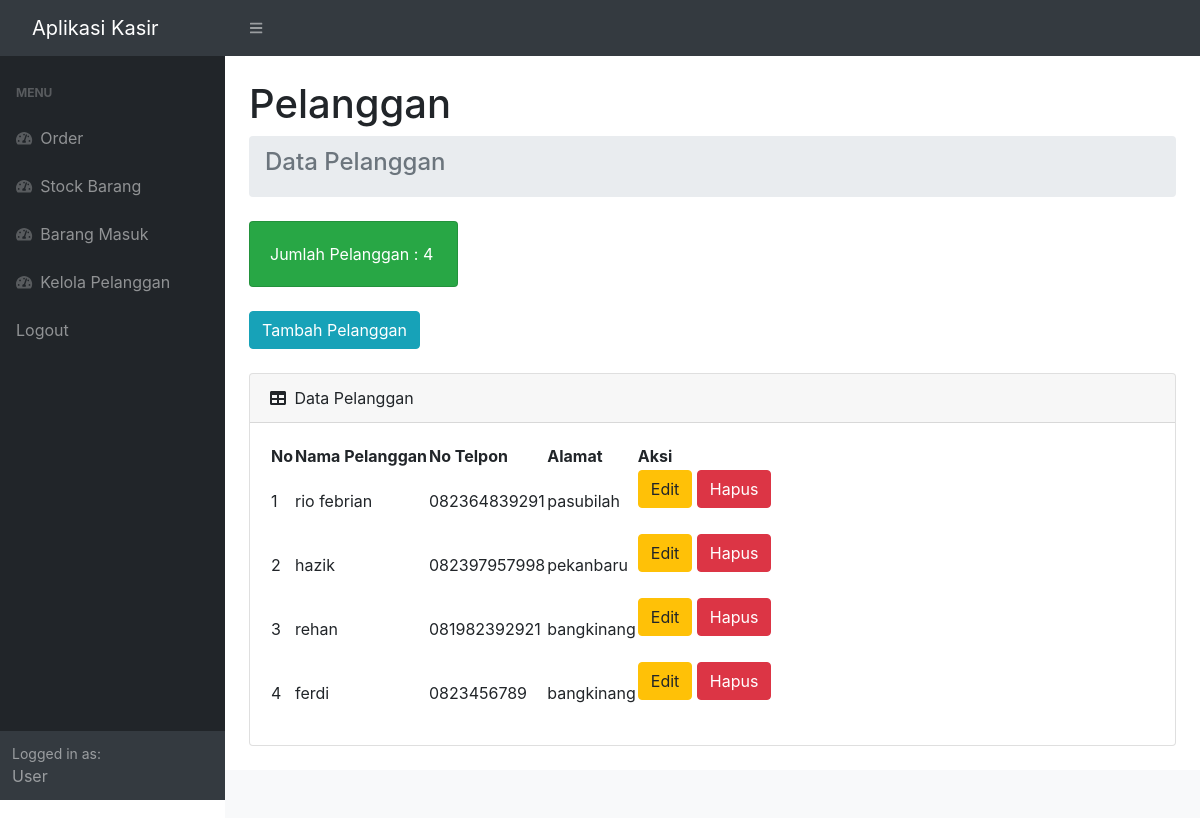
/kasir/pelanggan.php (signed in), run on the app's committed database.
### tables this page shows
CREATE TABLE `pelanggan` (
  `idpelanggan` int(11) NOT NULL,
  `namapelanggan` varchar(30) NOT NULL,
  `notlp` varchar(15) NOT NULL,
  `alamat` text NOT NULL
);

### kasir/pelanggan.php (the view, shortened to what this page needs)
<?php
require 'cek_login.php';
$h1 = mysqli_query($c,"SELECT * FROM pelanggan ");
$h2 = mysqli_num_rows($h1);
 ?>
<!DOCTYPE html>
<html lang="en">
    <head>
        <link href="https://cdn.jsdelivr.net/npm/simple-datatables@latest/dist/style.css" rel="stylesheet" />
        <link href="css/styles.css" rel="stylesheet" />
         <link rel="stylesheet" href="https://cdn.jsdelivr.net/npm/bootstrap@4.6.1/dist/css/bootstrap.min.css">
    </head>
    <body class="sb-nav-fixed">
        <nav class="sb-topnav navbar navbar-expand navbar-dark bg-dark">
            <a class="navbar-brand ps-3" href="index.php">Aplikasi Kasir </a>
            <button class="btn btn-link btn-sm order-1 order-lg-0 me-4 me-lg-0" id="sidebarToggle" href="#!"><i class="fas fa-bars"></i></button>
        </nav>
        <div id="layoutSidenav">
            <div id="layoutSidenav_nav">
                <nav class="sb-sidenav accordion sb-sidenav-dark" id="sidenavAccordion">
                    <div class="sb-sidenav-menu">
                        <div class="nav">
                            <div class="sb-sidenav-menu-heading">menu</div>
                            <a class="nav-link" href="index.php">
                                <div class="sb-nav-link-icon"><i class="fas fa-tachometer-alt"></i></div>
                                Order
                            </a>
                            <a class="nav-link" href="stock.php">
                                <div class="sb-nav-link-icon"><i class="fas fa-tachometer-alt"></i></div>
                                Stock Barang
                            </a>
                            <a class="nav-link" href="masuk.php">
                                <div class="sb-nav-link-icon"><i class="fas fa-tachometer-alt"></i></div>
                                Barang Masuk
                            </a>
                            <a class="nav-link" href="pelanggan.php">
                                <div class="sb-nav-link-icon"><i class="fas fa-tachometer-alt"></i></div>
                                Kelola Pelanggan
                            </a>
                            <a class="nav-link" href="logout.php">
                                Logout
                            </a>
                        </div>
                    </div>
                    <div class="sb-sidenav-footer">
                        <div class="small">Logged in as:</div>
                       User
                    </div>
                </nav>
            </div>
            <div id="layoutSidenav_content">
                <main>
                    <div class="container-fluid px-4">
                         <h1 class="mt-4">Pelanggan</h1>
                        <ol class="breadcrumb mb-4">
                            <li class="breadcrumb-item active"><h4>Data Pelanggan</h4></li>
                        </ol>
                        <div class="row">
                            <div class="col-xl-3 col-md-6">
                                <div class="card bg-success text-white mb-4">
                                    <div class="card-body">Jumlah Pelanggan : <?=$h2;?></div>
                                </div>
                            </div>
                        </div>
                            <button type="button" class="btn btn-info mb-4"  data-toggle="modal" data-target="#myModal">
                              Tambah Pelanggan
                            </button>
                        <div class="card mb-4">
                            <div class="card-header">
                                <i class="fas fa-table me-1"></i>
                                Data Pelanggan
                            </div>
                            <div class="card-body">
                                <table id="datatablesSimple">
                                    <thead>
                                        <tr>
                                            <th>No</th>
                                            <th>Nama Pelanggan</th>
                                            <th> No Telpon</th>
                                            <th>Alamat</th>
                                            <th>Aksi</th>
                                        </tr>
                                    </thead>
                                    <tbody>
                                        <?php
                                        $get = mysqli_query($c,"SELECT * fROM pelanggan");
                                        $i = 1;
                                        while ($p=mysqli_fetch_array($get)) {
                                          $namapelanggan = $p['namapelanggan'];
                                          $notlp = $p['notlp'];
                                          $alamat = $p['alamat'];
                                          $idpl = $p['idpelanggan'];
                                         ?>
                                        <tr>
                                            <td><?=$i++;?></td>
                                            <td><?=$namapelanggan;?></td>
                                            <td><?=$notlp;?></td>
                                            <td><?=$alamat;?></td>
                                            <td align="center">
                                                <button type="button" class="btn btn-warning mb-4"  data-toggle="modal" data-target="#edit<?=$idpl;?>">Edit
                                                 </button>
                                                 <button type="button" class="btn btn-danger mb-4"  data-toggle="modal" data-target="#hapus<?=$idpl;?>">Hapus
                                                 </button>
                                            </td>
                                        </tr>
                                        <?php
                                         };
                                         ?>
                                    </tbody>
                                </table>
                            </div>
                        </div>
                    </div>
                </main>
                <footer class="py-4 bg-light mt-auto">
                </footer>
            </div>
        </div>
    </body>
</html>

### data on the page
pelanggan: namapelanggan "rio febrian", notlp "082364839291", alamat "pasubilah"
pelanggan: namapelanggan "hazik", notlp "082397957998", alamat "pekanbaru"
pelanggan: namapelanggan "rehan", notlp "081982392921", alamat "bangkinang"
pelanggan: namapelanggan "ferdi", notlp "0823456789", alamat "bangkinang"

### other printed values
$h2 "4"
